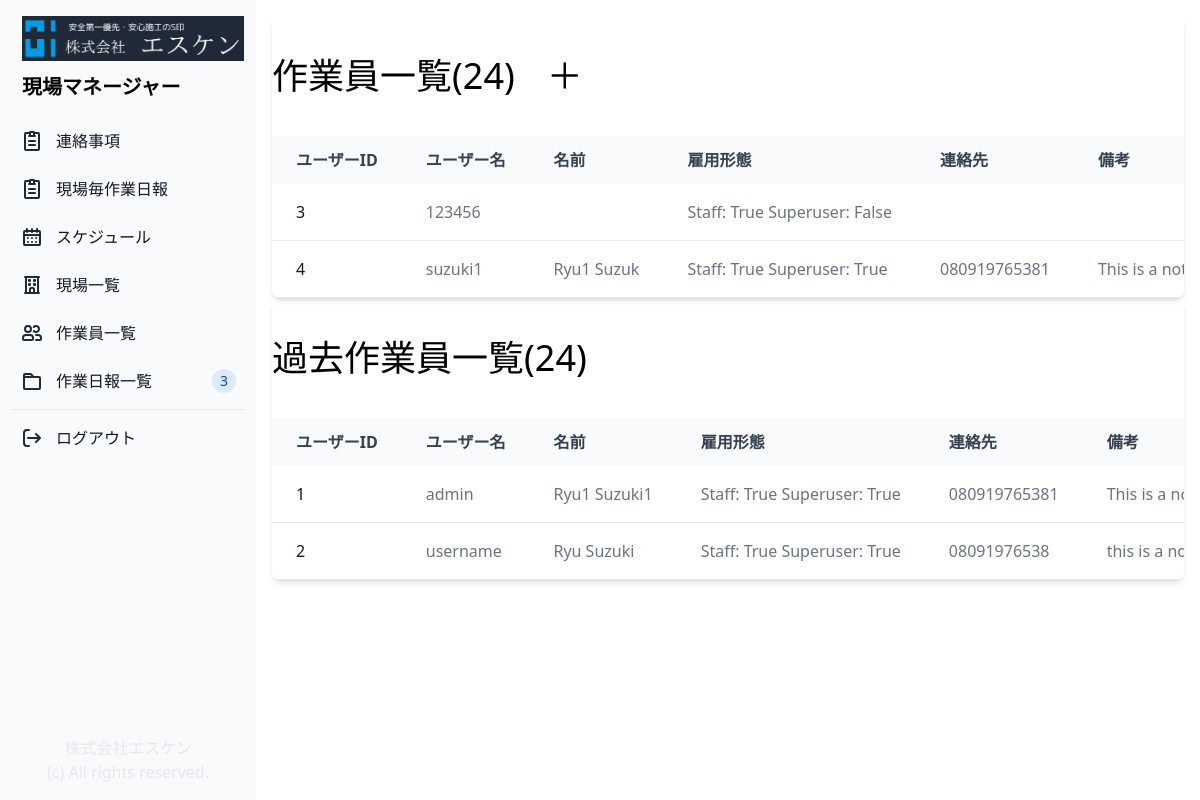
Page /user_list/ (signed in) on the committed database.
### genba/models.py (models this page shows, shortened)
class Profile(models.Model):
    user = models.OneToOneField(User, on_delete=models.CASCADE)
    first_name = models.CharField(max_length=20, blank=True)
    last_name = models.CharField(max_length=20, blank=True)
    phone = models.CharField(max_length=20, blank=True)
    email = models.EmailField(max_length=20, blank=True)
    password = models.CharField(max_length=20, blank=True)
    note = models.CharField(max_length=500, blank=True)
    is_temp = models.BooleanField(default=True)
    is_staff = models.BooleanField(default=True)
    is_superuser = models.BooleanField(default=False)
    is_active = models.BooleanField(default=True)
    created_at = models.DateTimeField(auto_now_add=True)
    updated_at = models.DateTimeField(auto_now=True)

### genba/views.py (the view)
# urls.py: path('user_list/', views.user_list, name="user_list"),
@login_required(login_url='/login_user/')
def user_list(request):
    profiles = Profile.objects.all()
    return render(request, "user_list.html", { "profiles": profiles })

### genba/templates/user_list.html (shortened to what this page needs)
{% extends "base.html" %}
{% block content %}
<div class="p-4 sm:ml-64">
    <div class="relative overflow-x-auto shadow-md sm:rounded-lg">
        <div class="px-auto">
            <h1 class="text-4xl py-10">作業員一覧(24)<a class="pl-8" href="{% url 'register_user' %}">＋</a></h1>
        </div>
        <table class="w-full text-normal text-left rtl:text-right text-gray-500 dark:text-gray-400">
            <thead
                class="text-normal text-gray-700 uppercase bg-gray-50 whitespace-nowrap dark:bg-gray-700 dark:text-gray-400">
                <tr>
                    <th scope="col" class="px-6 py-3">
                        ユーザーID
                    </th>
                    <th scope="col" class="px-6 py-3">
                        ユーザー名
                    </th>
                    <th scope="col" class="px-6 py-3">
                        名前
                    </th>
                    <th scope="col" class="px-6 py-3">
                        雇用形態
                    </th>
                    <th scope="col" class="px-6 py-3">
                        連絡先
                    </th>
                    <th scope="col" class="px-6 py-3">
                        備考
                    </th>
                </tr>
            </thead>
            <tbody>
                {% for profile in profiles %}
                {% if profile.is_active == True %}
                <tr class="border-b">
                    <th scope="row" class="pl-6 pr-3 py-4 font-medium whitespace-nowrap text-gray-900">
                        <a href="#">
                            {{ profile.id }}
                        </a>
                    </th>
                    <td class="px-6 py-4 whitespace-nowrap">
                        {{ profile.user }}
                    </td>
                    <td class="px-6 py-4 whitespace-nowrap">
                        {{ profile.first_name }} {{ profile.last_name }}
                    </td>
                    <td class="px-6 py-4 whitespace-nowrap">
                        Staff: {{ profile.is_staff }} Superuser: {{ profile.is_superuser }}
                    </td>
                    <td class="px-6 py-4 whitespace-nowrap">
                        {{ profile.phone }}
                    </td>
                    <td class="px-6 py-4 whitespace-nowrap">
                        {{ profile.note }}
                    </td>
                </tr>
                {% endif %}
                {% endfor %}
            </tbody>
        </table>
    </div>
    <div class="relative overflow-x-auto shadow-md sm:rounded-lg">
        <div class="px-auto">
            <h1 class="text-4xl py-10">過去作業員一覧(24)</h1>
        </div>
        <table class="w-full text-normal text-left rtl:text-right text-gray-500 dark:text-gray-400">
            <thead
                class="text-normal text-gray-700 uppercase bg-gray-50 whitespace-nowrap dark:bg-gray-700 dark:text-gray-400">
                <tr>
                    <th scope="col" class="px-6 py-3">
                        ユーザーID
                    </th>
                    <th scope="col" class="px-6 py-3">
                        ユーザー名
                    </th>
                    <th scope="col" class="px-6 py-3">
                        名前
                    </th>
                    <th scope="col" class="px-6 py-3">
                        雇用形態
                    </th>
                    <th scope="col" class="px-6 py-3">
                        連絡先
                    </th>
                    <th scope="col" class="px-6 py-3">
                        備考
                    </th>
                </tr>
            </thead>
            <tbody>
                {% for profile in profiles %}
                {% if profile.is_active == False %}
                <tr class="border-b">
                    <th scope="row" class="pl-6 pr-3 py-4 font-medium whitespace-nowrap text-gray-900">
                        <a href="#">
                            {{ profile.id }}
                        </a>
                    </th>
                    <td class="px-6 py-4 whitespace-nowrap">
                        {{ profile.user }}
                    </td>
                    <td class="px-6 py-4 whitespace-nowrap">
                        {{ profile.first_name }} {{ profile.last_name }}
                    </td>
                    <td class="px-6 py-4 whitespace-nowrap">
                        Staff: {{ profile.is_staff }} Superuser: {{ profile.is_superuser }}
                    </td>
                    <td class="px-6 py-4 whitespace-nowrap">
                        {{ profile.phone }}
                    </td>
                    <td class="px-6 py-4 whitespace-nowrap">
                        {{ profile.note }}
                    </td>
                </tr>
                {% endif %}
                {% endfor %}
            </tbody>
        </table>
    </div>
</div>
{% endblock content %}

### rows in the picture
Profile: id "3", user "123456", is_staff "True", is_superuser "False"
Profile: id "4", user "suzuki1", first_name "Ryu1", last_name "Suzuk", is_staff "True", is_superuser "True", phone "080919765381", note "This is a…"
Profile: id "1", user "admin", first_name "Ryu1", last_name "Suzuki1", is_staff "True", is_superuser "True", phone "080919765381", note "This is a…"
Profile: id "2", user "username", first_name "Ryu", last_name "Suzuki", is_staff "True", is_superuser "True", phone "08091976538", note "this is a…"
